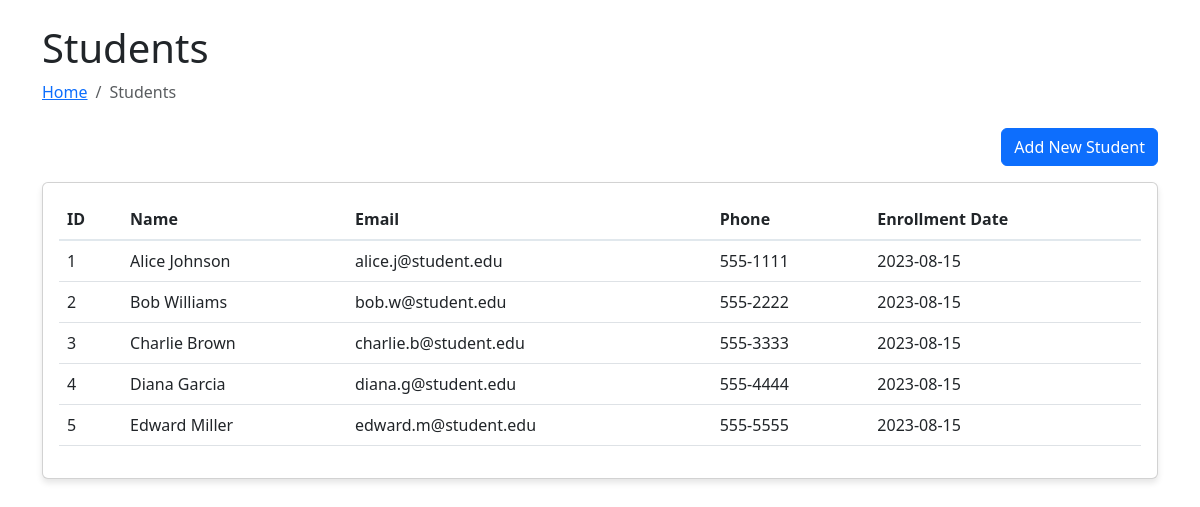
/students, run on the app's committed database.
### tables this page shows
CREATE TABLE Students (
    student_id INTEGER PRIMARY KEY,
    first_name VARCHAR(50) NOT NULL,
    last_name VARCHAR(50) NOT NULL,
    email VARCHAR(100) UNIQUE NOT NULL,
    phone VARCHAR(15),
    enrollment_date DATE NOT NULL
);

### app.py (the view)
@app.route('/students')
def list_students():
    try:
        conn = get_db_connection()
        students = conn.execute('SELECT * FROM Students').fetchall()
        return render_template('students/list.html', students=students)
    except sqlite3.Error as e:
        flash('Error retrieving student list. Please try again.')
        return redirect(url_for('index'))
    finally:
        if 'conn' in locals():
            conn.close()

### app.py (called while the page is built)
def get_db_connection():
    try:
        conn = sqlite3.connect(DB_PATH)
        conn.row_factory = sqlite3.Row
        return conn
    except sqlite3.Error as e:
        print(f"Database connection error: {str(e)}")
        raise

### templates/students/list.html (shortened to what this page needs)
<!DOCTYPE html>
<html lang="en">
<head>
    <link rel="stylesheet" href="{{ url_for('static', filename='css/style.css') }}">
    <link rel="stylesheet" href="https://cdnjs.cloudflare.com/ajax/libs/bootstrap/5.3.0/css/bootstrap.min.css">
</head>
<body>
    <div class="container">
        <header class="my-4">
            <h1>Students</h1>
            <nav aria-label="breadcrumb">
                <ol class="breadcrumb">
                    <li class="breadcrumb-item"><a href="{{ url_for('index') }}">Home</a></li>
                    <li class="breadcrumb-item active" aria-current="page">Students</li>
                </ol>
            </nav>
        </header>
        <div class="d-flex justify-content-end mb-3">
            <a href="{{ url_for('add_student') }}" class="btn btn-primary">Add New Student</a>
        </div>
        <div class="card">
            <div class="card-body">
                <table class="table table-hover">
                    <thead>
                        <tr>
                            <th>ID</th>
                            <th>Name</th>
                            <th>Email</th>
                            <th>Phone</th>
                            <th>Enrollment Date</th>
                        </tr>
                    </thead>
                    <tbody>
                        {% for student in students %}
                        <tr>
                            <td>{{ student['student_id'] }}</td>
                            <td>{{ student['first_name'] }} {{ student['last_name'] }}</td>
                            <td>{{ student['email'] }}</td>
                            <td>{{ student['phone'] }}</td>
                            <td>{{ student['enrollment_date'] }}</td>
                        </tr>
                        {% endfor %}
                    </tbody>
                </table>
            </div>
        </div>
    </div>
</body>
</html>

### static/css/style.css (style rules this page uses)
:root { --primary-color: #4a90e2; --secondary-color: #f5f6fa; --text-color: #2c3e50; --border-color: #e1e8ed; --success-color: #2ecc71; --danger-color: #e74c3c; --warning-color: #f1c40f; --card-shadow: 0 4px 6px rgba(0, 0, 0, 0.1); --transition-speed: 0.3s; }
body { font-family: 'Inter', sans-serif; color: var(--text-color); background-color: var(--secondary-color); transition: background-color var(--transition-speed), color var(--transition-speed); }
.card { background-color: white; border: none; border-radius: 10px; box-shadow: var(--card-shadow); transition: transform var(--transition-speed), box-shadow var(--transition-speed); }
.btn-primary { background-color: var(--primary-color); border: none; padding: 0.5rem 1.5rem; font-weight: 500; transition: background-color var(--transition-speed); }
.table { color: var(--text-color); }
.table thead th { border-bottom: 2px solid var(--border-color); font-weight: 600; }
.table td, .table th { padding: 1rem; vertical-align: middle; }

### data on the page
Students: student_id "1", first_name "Alice", last_name "Johnson", email "alice.j@student.edu", phone "555-1111", enrollment_date "2023-08-15"
Students: student_id "2", first_name "Bob", last_name "Williams", email "bob.w@student.edu", phone "555-2222", enrollment_date "2023-08-15"
Students: student_id "3", first_name "Charlie", last_name "Brown", email "charlie.b@student.edu", phone "555-3333", enrollment_date "2023-08-15"
Students: student_id "4", first_name "Diana", last_name "Garcia", email "diana.g@student.edu", phone "555-4444", enrollment_date "2023-08-15"
Students: student_id "5", first_name "Edward", last_name "Miller", email "edward.m@student.edu", phone "555-5555", enrollment_date "2023-08-15"
